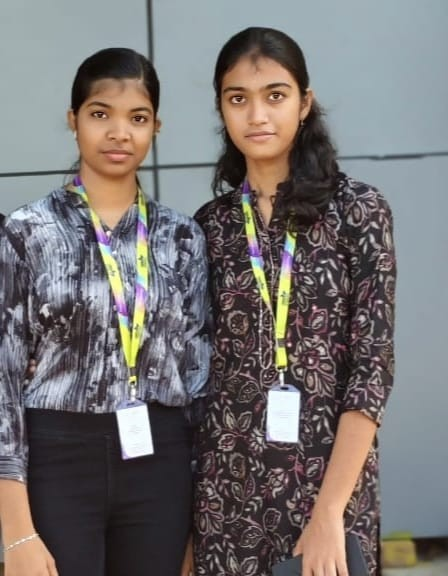
#> input picture DeepfakeDetector/backend/temp_ela_check.jpg, 448 x 576 px
$ python -i noiseprint.py   (imports and definitions only)
#> lines starting #> are read from the running program, lines starting #| are printed output that depends on the picture
import cv2
import numpy as np
from PIL import Image

def get_noiseprint(image_path):
    """
    Extracts high-frequency noise from the image (Noiseprint approximation).
    Uses a high-pass filter.
    Returns: (noiseprint_image, noiseprint_score)
    """
#> called with image_path = '../backend/temp_ela_check.jpg'
    img = cv2.imread(image_path)
#> img is the input picture: shape (576, 448, 3); mean B, G, R 113.2, 113.4, 117.5
    if img is None:
        return None, 0.0

    gray = cv2.cvtColor(img, cv2.COLOR_BGR2GRAY)
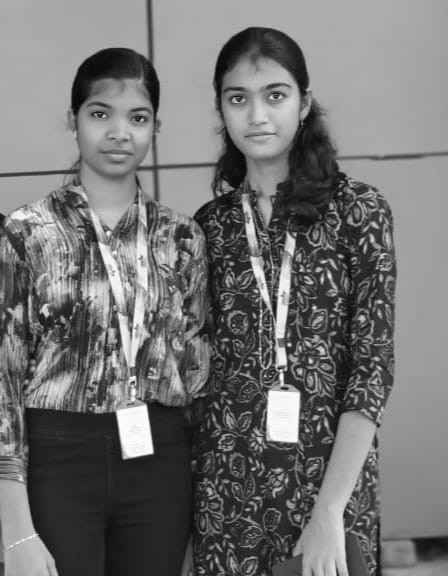
#> gray: shape (576, 448); min 4, max 255, mean 114.6

    # Simple high-pass filter kernel
    kernel = np.array([[-1, -1, -1],
                       [-1,  8, -1],
                       [-1, -1, -1]])

    high_pass = cv2.filter2D(gray, -1, kernel)
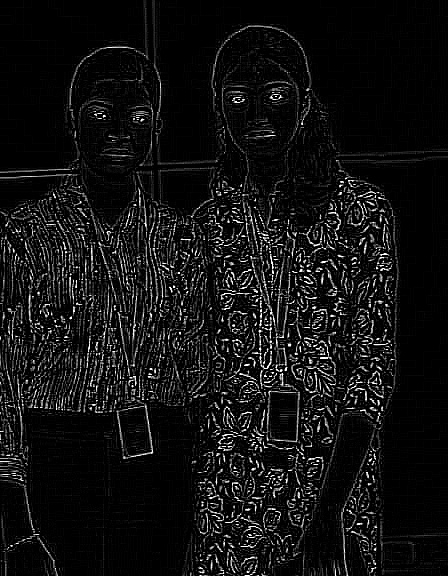
#> high_pass: shape (576, 448); min 0, max 255, mean 18.3

    # Calculate score: higher variance in noise = more suspicious
    noise_variance = np.var(high_pass)
#> noise_variance = 1865.5
    # Normalize to 0-1 range (heuristic: variance > 1000 is suspicious)
    noiseprint_score = min(noise_variance / 2000.0, 1.0)
#> noiseprint_score = 0.933

    # Normalize for visualization
    high_pass = cv2.normalize(high_pass, None, 0, 255, cv2.NORM_MINMAX)

    return Image.fromarray(high_pass.astype(np.uint8)), noiseprint_score

>>> result = get_noiseprint('../backend/temp_ela_check.jpg')
